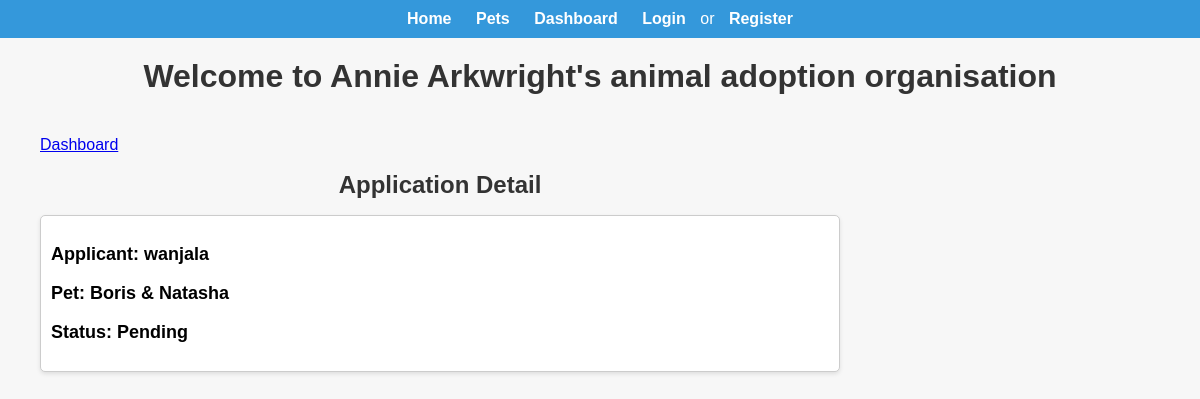
The page /applications/my/1/ on the database its author committed.
### adoption_application/models.py (models this page shows, shortened)
class AdoptionApplication(models.Model):
    applicant = models.ForeignKey('users.User', on_delete=models.CASCADE)
    pet = models.ForeignKey('pets.Pet', on_delete=models.CASCADE)
    application_status = models.CharField(
        max_length=20,
        choices=[('Pending', 'Pending'), ('Approved', 'Approved'), ('Rejected', 'Rejected')],
        default='Pending'
    )
    application_date = models.DateTimeField(auto_now_add=True)
    manager_comments = models.TextField(blank=True)
    adopter_inquiries = models.TextField(blank=True)
    last_updated = models.DateTimeField(auto_now=True)
    residence_or_outdoor_space = models.TextField(blank=True)
    number_of_existing_pets = models.PositiveIntegerField(default=0, blank=True)
    pet_care_routine = models.TextField(blank=True)
    training_and_Socialization = models.TextField(blank=True)

### users/models.py (models this page shows)
class User(AbstractBaseUser, PermissionsMixin):
    username = models.CharField(max_length=150, unique=True)
    email = models.EmailField(unique=True)
    first_name = models.CharField(max_length=30)
    last_name = models.CharField(max_length=30)
    phone_number = models.CharField(max_length=15)
    address = models.TextField()
    adoption_applications = models.ManyToManyField('adoption_application.AdoptionApplication')
    role = models.CharField(
        max_length=20,
        choices=[('user', 'User'), ('admin', 'Admin'), ('application_manager', 'Application Manager'), ('pet_manager', 'Pet Manager')],
        default='user'
    )
    is_active = models.BooleanField(default=True)
    is_staff = models.BooleanField(default=False)
    objects = CustomUserManager()
    USERNAME_FIELD = 'username'
    EMAIL_FIELD = 'email'
    REQUIRED_FIELDS = ['email']
    def __str__(self):
        return self.username

### pets/models.py (models this page shows)
class Pet(models.Model):
    GENDER_CHOICES = [
        ('Male', 'Male'),
        ('Female', 'Female'),
        ('Unknown', 'Unknown'),
    ]
    name = models.CharField(max_length=100)
    species = models.CharField(max_length=50)
    breed = models.CharField(max_length=100)
    age = models.PositiveIntegerField()
    gender = models.CharField(max_length=10, choices=GENDER_CHOICES, default='Unknown')
    description = models.TextField(blank=True)
    image = models.ImageField(upload_to='pet_images/', blank=True)
    adoption_status = models.CharField(
        max_length=20,
        choices=[('Available', 'Available'), ('Pending', 'Pending'), ('Adopted', 'Adopted')],
        default='Available'
    )
    adoption_fee = models.DecimalField(max_digits=10, decimal_places=2)
    suburb = models.CharField(max_length=100, blank=True)
    state = models.CharField(max_length=50, blank=True)
    date_added = models.DateTimeField(auto_now_add=True)
    adopter = models.ForeignKey(User, on_delete=models.SET_NULL, null=True, blank=True)
    date_added = models.DateTimeField(auto_now_add=True)
    last_updated = models.DateTimeField(auto_now=True)
    def __str__(self):
        return self.name

### adoption_application/views.py (the view)
# urls.py: path('applications/my/<int:application_id>/', views.public_application_detail,
def public_application_detail(request, application_id):
    application = get_object_or_404(AdoptionApplication, pk=application_id)
    return render(request, 'adoption_application/user_application_detail.html' ,{'application': application})

### templates/adoption_application/user_application_detail.html (shortened to what this page needs)
{% extends "users/base_user.html" %}
{%load static%}
{% block links%}
    <link rel="stylesheet" type="text/css" href="{% static 'css/adoption_application/user_application_detail.css' %}">
{% endblock %}
{% block content %}
<div class="container">
        <a href="{% url 'user_dashboard' %}">Dashboard</a>
        <h1 class="application-title">Application Detail</h1>
        <div class="application-card">
            <div class="application-card-header">
                <p><strong>Applicant:</strong> {{ application.applicant }}</p>
                <p><strong>Pet:</strong> {{ application.pet }}</p>
                <p><strong>Status:</strong> {{ application.application_status }}</p>
            </div>
        </div>
    </div>
{% endblock %}

### static/css/adoption_application/user_application_detail.css (style rules this page uses)
.container { max-width: 100%; padding: 20px; margin: 0 20px; }
.application-title { font-size: 24px; color: #333; text-align: center; }
.application-card { border: 1px solid #ccc; border-radius: 5px; padding: 10px; box-shadow: 0 2px 4px rgba(0, 0, 0, 0.1); background-color: #fff; margin-bottom: 20px; }
.application-card-header { font-size: 18px; font-weight: bold; margin-bottom: 10px; }
@media screen and (min-width: 768px) { .container { max-width: 800px; } }

### static/css/users/base_user.css (style rules this page uses)
body { font-family: Arial, sans-serif; background-color: #f7f7f7; margin: 0; padding: 0; }

### rows shown on the page
AdoptionApplication: applicant "wanjala", pet "Boris & Natasha", application_status "Pending"
